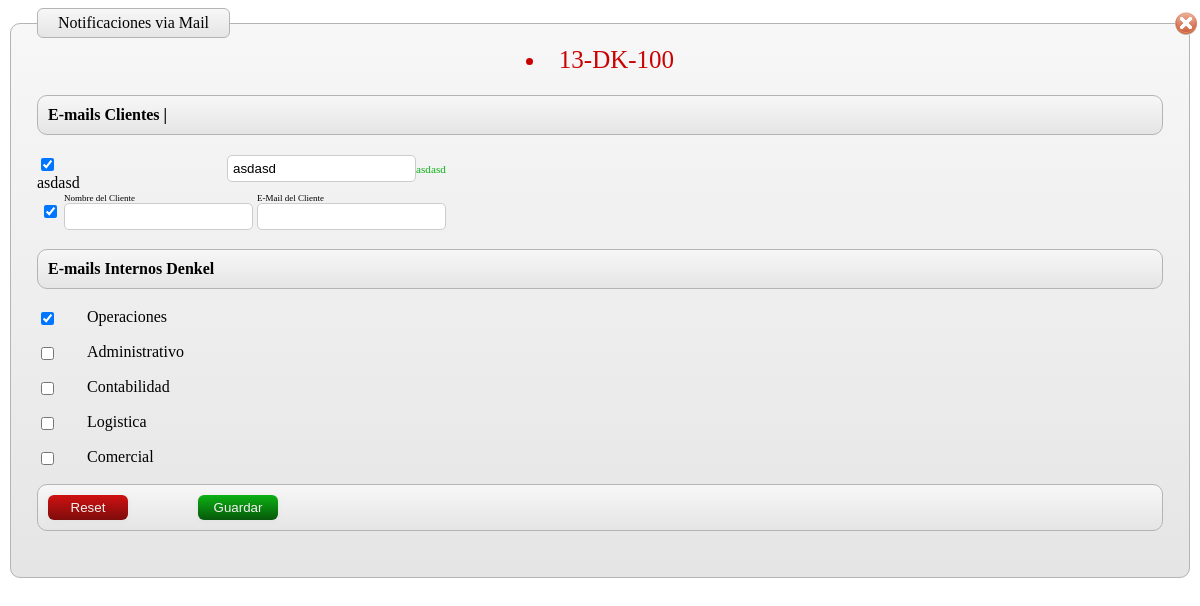
The app's page /includes/popup/notificaciones.php?codigo=13-DK-100 with its own data.
### tables this page shows
CREATE TABLE IF NOT EXISTS `dnk_notificacion_mail` (
  `id` int(11) NOT NULL AUTO_INCREMENT COMMENT 'Codigo secuencial de la notificacion',
  `DNK_DOCUMENTO_codigo` varchar(20) NOT NULL COMMENT 'Codigo del tramite',
  `nombre_contacto` varchar(200) NOT NULL COMMENT 'Nombre del Contacto',
  `email_contacto` varchar(250) NOT NULL COMMENT 'Email del contacto',
  `lugar_contacto` varchar(1) NOT NULL COMMENT 'C=Cliente , I=Internos',
  `rol_id` int(11) DEFAULT NULL,
  `estado_contacto` varchar(1) NOT NULL COMMENT 'Estado del Contacto',
  PRIMARY KEY (`id`)
);

CREATE TABLE IF NOT EXISTS `rol` (
  `rol_id` int(11) NOT NULL AUTO_INCREMENT,
  `rol_desc` varchar(400) NOT NULL,
  PRIMARY KEY (`rol_id`)
);

### includes/database.inc.php (called while the page is built, shortened)
<?php
class database {
	var $db = null;
	function database(){
		$this->db = new mysqli(HOST_NAME, USER_NAME, USER_PASSWD, DB_NAME);
		$this->db->query("SET NAMES 'utf8'");
		return $this->db;
	}
	function query( $query ){
		$obj = $this->db->query($query);
		return $obj;
	}
}
?>

### includes/popup/notificaciones.php (the view, shortened to what this page needs)
<?php
        include_once("../database.inc.php");
	$dbmysql = new database();
?>
<?php
echo formulario();
function formulario(){
    global $dbmysql;
     $valor_rol=array();
     $codigo_doc=$_GET['codigo'];
     $tipo_doc=$_GET['tipo'];
     $retval='<form id="form-1" action="?modulo=notificaciones&op=insertnotifi" method="post">
                <fieldset>
                    <legend>Notificaciones via Mail</legend>';
     if($tipo_doc != 'nuevo'){
            $retval .='<div id="cerrar_ventana"><a href="javascript:void(0);" title="Cerrar" onclick="popupCssHide();"><img src="images/001_05.gif"></a></div>';
            $sql="SELECT * FROM `dnk_notificacion_mail` WHERE `DNK_DOCUMENTO_codigo` ='$codigo_doc'";
            $rows = $dbmysql->query($sql);
            while ( $row=$rows->fetch_object() ){
                if($row->lugar_contacto=='I'){
                    $valor_rol[]=$row->rol_id;
                }else if($row->estado_contacto=='A'){
                    $valor_rol_c[]=$row->nombre_contacto;
                }
            }
     }
        $sql_tramite="SELECT * FROM `dnk_documento` WHERE codigo = '$codigo_doc'";
        $rows_tramite = $dbmysql->query($sql_tramite);
        $row_tramite=$rows_tramite->fetch_object();
        $sql_1="SELECT con.*, c.nombre FROM `dnk_contactos` con, dnk_cliente c WHERE con.DNK_CLIENTE_id=c.id AND `DNK_CLIENTE_id` =$row_tramite->DNK_CLIENTE_id";
        $rows_1 = $dbmysql->query($sql_1);
        $row3=$rows_1->fetch_object();
        $x=0;
            $retval .='<div id="css_codigo" align="center">
                        <li><a><input type="hidden" id="codigo"  name="codigo" value="'.$codigo_doc.'"/>'.$codigo_doc.'</a></li>
                    </div>
                    <ol>
                    <div>
                        <label class="rotulo"><strong> E-mails Clientes | <a style="color:red;font-size: 20px; margin-left: 50px;">'.$row3->nombre.'</a> </strong></label>
                    </div>
                    </ol>
                    <div class="settings">';
                $sql="SELECT con.*, c.nombre FROM `dnk_contactos` con, dnk_cliente c WHERE con.DNK_CLIENTE_id=c.id AND `DNK_CLIENTE_id` =$row_tramite->DNK_CLIENTE_id";
                $rows = $dbmysql->query($sql);
                if($rows->num_rows!=0){
                       while ( $row=$rows->fetch_object() ){
                            if (in_array($row->contacto, $valor_rol_c)) {
                               $select='checked="checked"';
                            }else{$select='';}
                            $sql_rev="SELECT * FROM `dnk_notificacion_mail` WHERE `DNK_DOCUMENTO_codigo`='$codigo_doc' AND `nombre_contacto`='$row->contacto'";
                            $rows_rev = $dbmysql->query($sql_rev);
                            $row_rev=$rows_rev->fetch_object();
                            $mail_nuevo=($row_rev->email_contacto!='')?$row_rev->email_contacto:'';
                            $retval .=' <p>
                                            <input type="checkbox" value="1" id="check['.$x.']" name="check['.$x.']" '.$select.'/>
                                            <label class="check" for="'.$x.'"></label>
                                            <label class="info"><input type="hidden" id="nombre[]"  name="nombre[]" value="'.$row->contacto.'"/>'.$row->contacto.'</label>
                                            <label class="info2"><input type="text" id="email[]" name="email[]" value="'.$row->email.'"/>'.$mail_nuevo.'</label>
                                            <label class="info"><input type="hidden" id="tipo[]"  name="tipo[]" value="C"/></label>
                                        </p>';
                         $x++;
                         }
                }else{
                    $sql_rev="SELECT * FROM `dnk_notificacion_mail` WHERE `DNK_DOCUMENTO_codigo`='$codigo_doc' AND `lugar_contacto`='C'";
                            $rows_rev = $dbmysql->query($sql_rev);
                            while ( $row_rev=$rows_rev->fetch_object() ){
                            $mail_nuevo=($row_rev->email_contacto!='')?$row_rev->email_contacto:'';
                            $retval .=' <p>
                                            <input type="checkbox" value="1" id="check" name="check" checked="checked"/>
                                            <label class="check" for="'.$x.'"></label>
                                            <label class="info1"><input type="hidden" id="nombre[]"  name="nombre[]" value="'.$row_rev->nombre_contacto.'"/>'.$row_rev->nombre_contacto.'</label>
                                            <label class="info2"><input type="text" id="email[]" name="email[]" value="'.$mail_nuevo.'"/>'.$mail_nuevo.'</label>
                                            <label class="info"><input type="hidden" id="tipo[]"  name="tipo[]" value="C"/></label>
                                        </p>';
                            }
                    $retval .=' <table width="60%" border="0">
                                    <tr>
                                      <td><input type="checkbox" value="1" id="check" name="check" checked="checked"/></td>
                                      <td><div style="font-size:9px;">Nombre del Cliente</div><input type="text" id="nombre[]"  name="nombre[]" value=""/></td>
                                      <td><div style="font-size:9px;">E-Mail del Cliente</div><input type="text" id="email[]" name="email[]" value=""/><input type="hidden" id="tipo[]"  name="tipo[]" value="C"/></td>
                                    </tr>
                                  </table>';
                }
            $retval .='</div>
                    <ol>
                    <div>
                        <label class="rotulo"><strong> E-mails Internos Denkel</strong></label>
                    </div>
                    </ol>
                    ';
                $sql1="SELECT * FROM `rol` WHERE rol_id > 2";
                $rows1 = $dbmysql->query($sql1);
                $x1=600;
        $retval .='<div class="settings">';
                    while ( $row1=$rows1->fetch_object() ){
                            if (in_array($row1->rol_id, $valor_rol)) {
                               $select='checked="checked"';
                            }else{$select='';}
                      $retval .='<p>
                                    <input type="checkbox" value="1" id="mail_inter['.$x1.']" name="mail_inter['.$x1.']" '.$select.'/>
                                    <label class="check" for="'.$x1.'"></label>
                                    <label class="info">'.$row1->rol_desc.'</label>
                            </p>';
                    $x1++;
                    }
          $retval .='</div>
                <ol class="buttons">
                    <li><input type="reset" class="button" value="Reset" /></li>
                    <li><input type="submit" class="button" value="Guardar" /></li>
                </ol>
            </fieldset>
            </form>';
       return $retval;
     }
?>

### includes/popup/notificaciones.php (style rules this page uses)
input:not([type=checkbox]), textarea { padding: 5px; border: 1px solid #ccc; -moz-border-radius: 5px; -webkit-border-radius: 5px; }
form fieldset { padding: 26px; border: 1px solid #b4b4b4; -moz-border-radius: 10px; -webkit-border-radius: 10px; }
form legend { padding: 5px 20px 5px 20px; color: #030303; -moz-border-radius: 6px; -webkit-border-radius: 6px; border: 1px solid #b4b4b4; }
form ol { list-style: none; margin-bottom: 20px; border: 1px solid #b4b4b4; -moz-border-radius: 10px; -webkit-border-radius: 10px; padding: 10px; }
form ol, form legend, form fieldset { background-image: -moz-linear-gradient(top, #f7f7f7, #e5e5e5); background-image: -webkit-gradient(linear,left bottom,left top,color-stop(0, #e5e5e5),color-stop(1, #f7f7f7)); }
form ol.buttons { overflow: auto; }
.settings { width: 500px; list-style: none; position: relative; }
.settings p { display: block; margin-bottom: 20px; border-radius: 8px; -moz-border-radius: 6px; width: 36px; position: relative; height: 15px; }
label.info { position: absolute; color: #000; top:0px; left: 50px; line-height: 15px; width: 200px; }
label.info2 { position: absolute; color: #0cb114; top:0px; left: 190px; line-height: 15px; width: 360px; font-size: 0.7em; }
form ol.buttons li { float: left; width: 150px; }
input[type=submit] { width: 80px; color: #f3f3f3; -moz-border-radius: 6px; -webkit-border-radius: 6px; background-image: -moz-linear-gradient(top, #0cb114, #07580b); background-image: -webkit-gradient(linear,left bottom,left top,color-stop(0, #07580b),color-stop(1, #0cb114)); -webkit-box-shadow: #4b4b4b 0px 2px 5px; -moz-box-shadow: #4e4e4e 0px 2px 5px; box-shadow: #e3e3e3 0px 2px 5px; border: none; }
input[type=reset] { width: 80px; color: #f3f3f3; -moz-border-radius: 6px; -webkit-border-radius: 6px; background-image: -moz-linear-gradient(top, #d01111, #7e0c0c); background-image: -webkit-gradient(linear,left bottom,left top,color-stop(0, #7e0c0c),color-stop(1, #d01111)); -webkit-box-shadow: #4b4b4b 0px 2px 5px; -moz-box-shadow: #4e4e4e 0px 2px 5px; box-shadow: #e3e3e3 0px 2px 5px; border: none; }
#css_codigo { color: #C90202; padding: 5px; margin: 5px; text-transform: uppercase; font-size: 25px; }
#cerrar_ventana { text-align: right; margin-top: -52px; margin-right: -35px; }

### records on screen
dnk_notificacion_mail: nombre_contacto "asdasd", email_contacto "asdasd"
rol: rol_desc "Operaciones"
rol: rol_desc "Administrativo"
rol: rol_desc "Contabilidad"
rol: rol_desc "Logistica"
rol: rol_desc "Comercial"

### other values on screen
$codigo_doc "13-DK-100"
